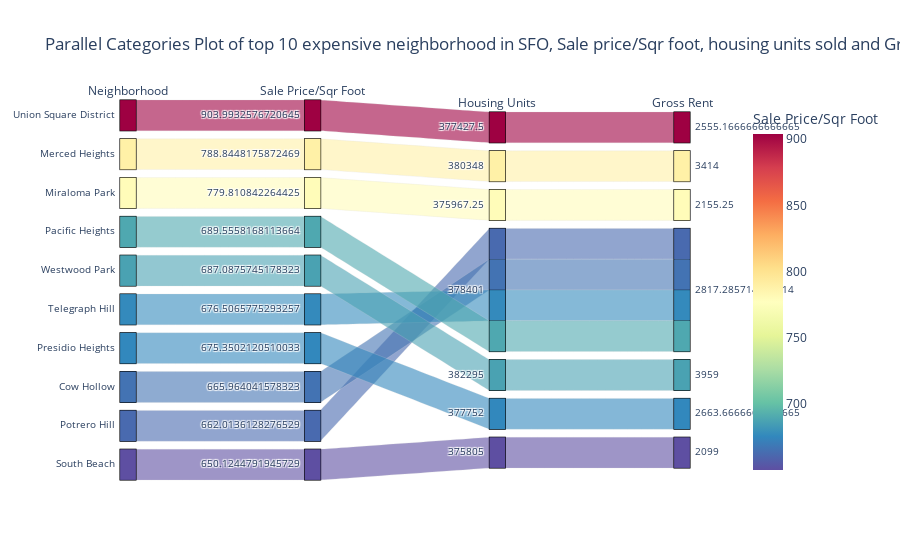

Notebook code cell kept with this figure:
### Code cell
# Parallel Categories Plot
px.parallel_categories(top_sale_price.reset_index().iloc[0:10,:],color='sale_price_sqr_foot'
                        ,color_continuous_scale=px.colors.diverging.Spectral_r
                        ,title="Parallel Categories Plot of top 10 expensive neighborhood in SFO, Sale price/Sqr foot, housing units sold and Gross Rent"
                        ,labels={'neighborhood':'Neighborhood','sale_price_sqr_foot':'Sale Price/Sqr Foot', 'housing_units':'Housing Units', 'gross_rent':'Gross Rent'}
                      )

### Figure 1 — Plotly figure (JSON) as saved in the notebook; plotly's stock layout.template omitted (floating-point values rounded to 4 significant figures)
{"data": [{"dimensions": [{"label": "Neighborhood", "values": ["Union Square District", "Merced Heights", "Miraloma Park", "Pacific Heights", "Westwood Park", "Telegraph Hill", "Presidio Heights", "Cow Hollow", "Potrero Hill", "South Beach"]}, {"label": "Sale Price/Sqr Foot", "values": [904.0, 788.8, 779.8, 689.6, 687.1, 676.5, 675.4, 666.0, 662.0, 650.1]}, {"label": "Housing Units", "values": [377400.0, 380348, 376000.0, 378401, 382295, 378401, 377752, 378401, 378401, 375805]}, {"label": "Gross Rent", "values": [2555.0, 3414, 2155.0, 2817.0, 3959, 2817.0, 2664.0, 2817.0, 2817.0, 2099]}], "domain": {"x": [0, 1], "y": [0, 1]}, "line": {"color": [904.0, 788.8, 779.8, 689.6, 687.1, 676.5, 675.4, 666.0, 662.0, 650.1], "coloraxis": "coloraxis"}, "name": "", "type": "parcats"}], "layout": {"autosize": true, "coloraxis": {"colorbar": {"title": {"text": "Sale Price/Sqr Foot"}}, "colorscale": [[0, "rgb(94,79,162)"], [0.1, "rgb(50,136,189)"], [0.2, "rgb(102,194,165)"], [0.3, "rgb(171,221,164)"], [0.4, "rgb(230,245,152)"], [0.5, "rgb(255,255,191)"], [0.6, "rgb(254,224,139)"], [0.7, "rgb(253,174,97)"], [0.8, "rgb(244,109,67)"], [0.9, "rgb(213,62,79)"], [1, "rgb(158,1,66)"]]}, "legend": {"tracegroupgap": 0}, "title": {"text": "Parallel Categories Plot of top 10 expensive neighborhood in SFO, Sale price/Sqr foot, housing units sold and Gross Rent"}}}
